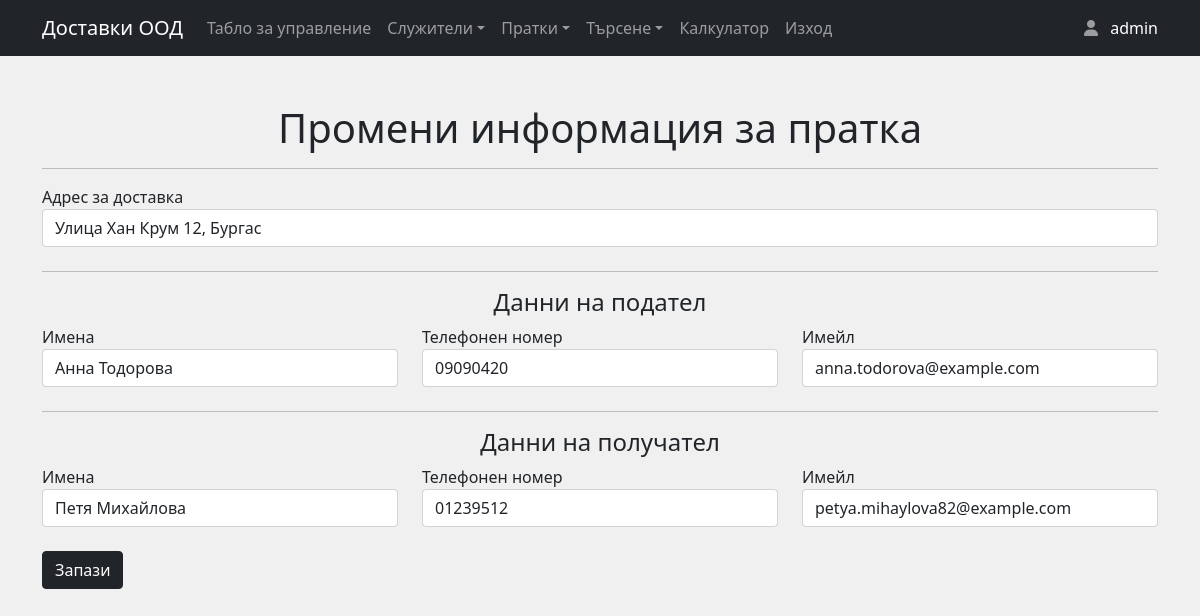
/edit_info_shipment.php?infoid=5 (signed in), run on the app's committed database.
### tables this page shows
CREATE TABLE `shipment` (
  `shipment_id` int(11) NOT NULL,
  `usersId` int(11) NOT NULL,
  `sender_name` varchar(255) NOT NULL,
  `sender_phone_number` varchar(20) NOT NULL,
  `sender_email` varchar(255) NOT NULL,
  `delivery_address` varchar(255) NOT NULL,
  `recipient_name` varchar(255) NOT NULL,
  `recipient_phone_number` varchar(20) NOT NULL,
  `recipient_email` varchar(255) NOT NULL,
  `price` float(10,2) DEFAULT NULL
);

### edit_info_shipment.php (the view, shortened to what this page needs)
<?php
include_once 'header.php';
include_once 'includes/dbh.inc.php';
$shipment_id  = $_GET['infoid'];
$sql = "SELECT * FROM shipment WHERE shipment_id = '$shipment_id';";
$result = mysqli_query($conn, $sql);
$row = mysqli_fetch_assoc($result);
$senderName = $row['sender_name'];
$senderPhoneNum = $row['sender_phone_number'];
$senderEmail = $row['sender_email'];
$recipientName = $row['recipient_name'];
$recipientPhoneNum = $row['recipient_phone_number'];
$recipientEmail = $row['recipient_email'];
$deliveryAddress = $row['delivery_address'];
?>
<div class="container mt-5">
    <h1 class="text-center my-3">Промени информация за пратка</h1>
    <hr>
    <form method="post">
        <div class="row mb-4">
            <div class="col">
                <div class="form-group">
                    <label for="deliveryAddress">Адрес за доставка</label>
                    <input value="<?php echo $deliveryAddress; ?>" type=" text" class="form-control" id="deliveryAddress" name="deliveryAddress">
                </div>
            </div>
        </div>
        <hr>
        <div class="row mb-4">
            <h4 class="text-center">Данни на подател</h4>
            <div class="col">
                <div class="form-group">
                    <label for="senderName">Имена</label>
                    <input value="<?php echo $senderName; ?> " type="text" class="form-control" id="senderName" name="senderName">
                </div>
            </div>
            <div class="col">
                <div class="form-group">
                    <label for="senderPhoneNum">Телефонен номер</label>
                    <input value="<?php echo $senderPhoneNum; ?>" type=" text" class="form-control" id="senderPhoneNum" name="senderPhoneNum">
                </div>
            </div>
            <div class="col">
                <div class="form-group">
                    <label for="senderEmail">Имейл</label>
                    <input value="<?php echo $senderEmail; ?>" type=" email" class="form-control" id="senderEmail" name="senderEmail">
                </div>
            </div>
        </div>
        <hr>
        <div class="row mb-4">
            <h4 class="text-center">Данни на получател</h4>
            <div class="col">
                <div class="form-group">
                    <label for="recipientName">Имена</label>
                    <input value="<?php echo $recipientName; ?>" type=" text" class="form-control" id="recipientName" name="recipientName">
                </div>
            </div>
            <div class="col">
                <div class="form-group">
                    <label for="recipientPhoneNumber">Телефонен номер</label>
                    <input value="<?php echo $recipientPhoneNum; ?>" type=" text" class="form-control" id="recipientPhoneNumber" name="recipientPhoneNumber">
                </div>
            </div>
            <div class="col">
                <div class="form-group">
                    <label for="recipientEmail">Имейл</label>
                    <input value="<?php echo $recipientEmail; ?>" type=" email" class="form-control" id="recipientEmail" name="recipientEmail">
                </div>
            </div>
        </div>
        <button name="submit" type="submit" class="btn btn-dark">Запази</button>
    </form>
</div>
</body>
</html>

### data on the page
shipment: deliveryAddress "Улица Хан Крум 12, Бургас", senderName "Анна Тодорова", senderPhoneNum "09090420", senderEmail "anna.todorova@example.com", recipientName "Петя Михайлова", recipientPhoneNumber "01239512", recipientEmail "petya.mihaylova82@example.com"

### other printed values
$_SESSION["useruid"] "admin"
